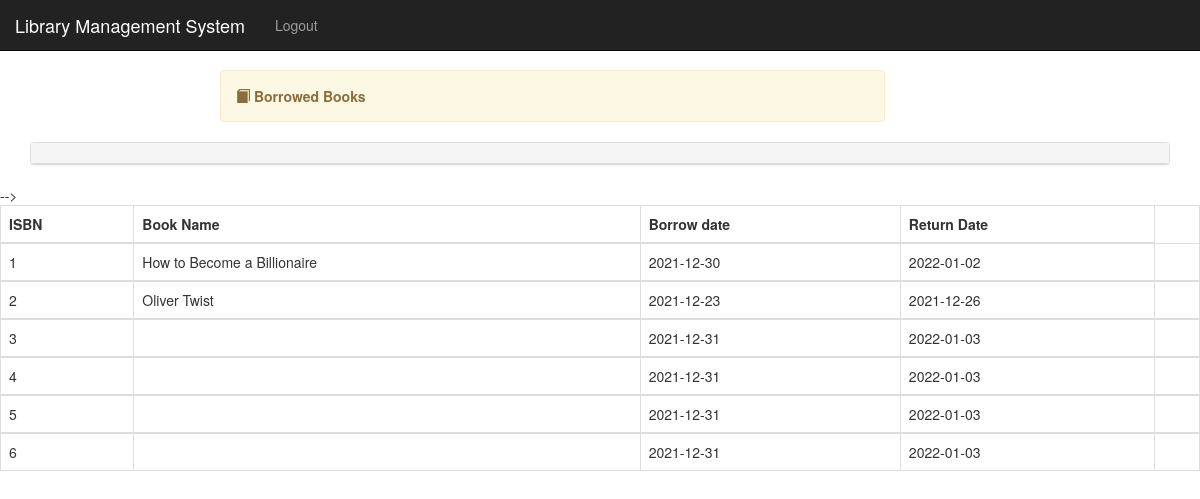
Screenshot of /borrowedbooks.php with the database file from the repository.
### tables this page shows
CREATE TABLE `borrow` (
  `borrowId` int(11) NOT NULL,
  `memberName` varchar(255) NOT NULL,
  `matricNo` varchar(10) NOT NULL,
  `bookName` varchar(255) NOT NULL,
  `borrowDate` varchar(20) NOT NULL,
  `returnDate` varchar(20) NOT NULL,
  `bookId` int(2) NOT NULL,
  `borrowStatus` int(2) NOT NULL,
  `fine` varchar(100) NOT NULL
);

### borrowedbooks.php (the view, shortened to what this page needs)
<?php
require 'includes/db-inc.php';
 include "includes/header.php";
 ?>
<div class="container">
    <?php include "includes/nav.php"; ?>
	<div class="alert alert-warning col-lg-7 col-md-12 col-sm-12 col-xs-12 col-lg-offset-2 col-md-offset-0 col-sm-offset-1 col-xs-offset-0" style="margin-top:70px">
		<span class="glyphicon glyphicon-book"></span>
	    <strong>Borrowed Books</strong>
	</div>
	</div>
	<div class="container">
		<div class="panel panel-default">
		  <div class="panel-heading">
			  </div>
			</div>
		  </div>
		  <table class="table table-bordered">
		          <thead>
		               <tr>
		                  <th>ISBN</th>
		                  <th>Book Name</th>
		                  <th>Borrow date</th>
		                  <th>Return Date</th>
		                </tr>
		          </thead>
		           <?php
                  		$sql = "SELECT * FROM borrow";
                  		$query = mysqli_query($conn, $sql);
                  		while($row = mysqli_fetch_assoc($query)) {
                   ?>
		          <tbody>
		            <tr>
		             <td><?php echo $row['borrowId']; ?></td>
		             <td><?php echo $row['bookName']; ?></td>
		             <td><?php echo $row['borrowDate']; ?></td>
		             <td><?php echo $row['returnDate']; ?></td>
					 <td>
		             </td>
		            </tr>
		            <?php } ?>
		         </tbody>
		   </table>
</body>
</html>

### includes/header.php (shortened to what this page needs)
<!DOCTYPE html>
<html>
<head>
    <link rel="stylesheet" type="text/css" href="css/bootstrap.css">
    <link rel="stylesheet" type="text/css" href="font-awesome-4.7.0/css/font-awesome.css">
    <link rel="stylesheet" type="text/css" href="css/style.css">
    <link rel="stylesheet" type="text/css" href="flickity/flickity.css">
    <link rel="stylesheet" type="text/css" href="css/sweetalert.css">
</head>
<body>

### includes/nav.php (shortened to what this page needs)
<nav class="navbar navbar-inverse navbar-fixed-top">
    <div class="container-fluid">
        <div class="navbar-header">
            <a class="navbar-brand" href="#">Library Management System</a>
        </div>
        <div class="collapse navbar-collapse" id="bs-example">
            <ul class="nav navbar-nav">
            <ul class="nav navbar-nav navbar-right">
                <li><a href="logout.php">Logout</a></li>
            </ul>
        </div>
    </div>
</nav>

### css/style.css (style rules this page uses)
body { overflow-x: hidden; }
.alert { margin-top: 40px; }

### rows the page displays
borrow: borrowId "1", bookName "How to Become a Billionaire", borrowDate "2021-12-30", returnDate "2022-01-02"
borrow: borrowId "2", bookName "Oliver Twist", borrowDate "2021-12-23", returnDate "2021-12-26"
borrow: borrowId "3", borrowDate "2021-12-31", returnDate "2022-01-03"
borrow: borrowId "4", borrowDate "2021-12-31", returnDate "2022-01-03"
borrow: borrowId "5", borrowDate "2021-12-31", returnDate "2022-01-03"
borrow: borrowId "6", borrowDate "2021-12-31", returnDate "2022-01-03"
